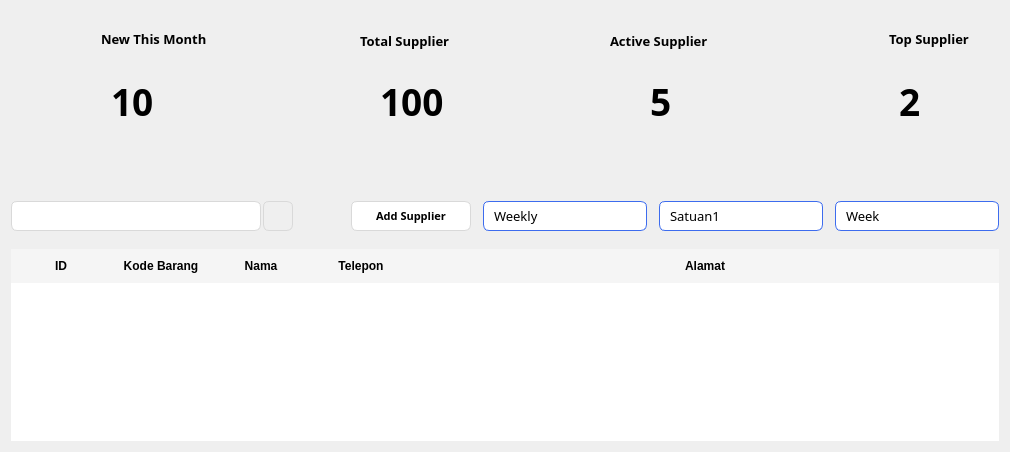
         <widget class="QWidget" name="page_3">
          <layout class="QGridLayout" name="gridLayout_13">
           <item row="0" column="0">
            <layout class="QGridLayout" name="gridLayout_8">
             <property name="verticalSpacing">
              <number>50</number>
             </property>
             <item row="0" column="0">
              <layout class="QHBoxLayout" name="horizontalLayout_24">
               <item>
                <widget class="QWidget" name="newDataWidget_2" native="true">
                 <property name="minimumSize">
                  <size>
                   <width>210</width>
                   <height>140</height>
                  </size>
                 </property>
                 <property name="maximumSize">
                  <size>
                   <width>210</width>
                   <height>140</height>
                  </size>
                 </property>
                 <property name="styleSheet">
                  <string notr="true">QWidget &gt; QWidget {
	border: 1px solid #3D6CEE;
	border-radius: 14px;
}</string>
                 </property>
                 <widget class="QLabel" name="label_15">
                  <property name="geometry">
                   <rect>
                    <x>10</x>
                    <y>50</y>
                    <width>80</width>
                    <height>80</height>
                   </rect>
                  </property>
                  <property name="styleSheet">
                   <string notr="true">QLabel {
	border: none;
}</string>
                  </property>
                  <property name="text">
                   <string/>
                  </property>
                  <property name="pixmap">
                   <pixmap resource="../assets/icons/resources.qrc">:/icons/new-this-month-blue.svg</pixmap>
                  </property>
                  <property name="scaledContents">
                   <bool>true</bool>
                  </property>
                 </widget>
                 <widget class="QLabel" name="newThisMonth">
                  <property name="geometry">
                   <rect>
                    <x>90</x>
                    <y>20</y>
                    <width>111</width>
                    <height>16</height>
                   </rect>
                  </property>
                  <property name="font">
                   <font>
                    <family>Poppins</family>
                    <pointsize>10</pointsize>
                    <weight>75</weight>
                    <bold>true</bold>
                   </font>
                  </property>
                  <property name="styleSheet">
                   <string notr="true">QLabel {
	border: none;
}</string>
                  </property>
                  <property name="text">
                   <string>New This Month</string>
                  </property>
                 </widget>
                 <widget class="QLabel" name="newThisMonthCount">
                  <property name="geometry">
                   <rect>
                    <x>100</x>
                    <y>60</y>
                    <width>81</width>
                    <height>61</height>
                   </rect>
                  </property>
                  <property name="font">
                   <font>
                    <family>Poppins</family>
                    <pointsize>28</pointsize>
                    <weight>75</weight>
                    <bold>true</bold>
                   </font>
                  </property>
                  <property name="styleSheet">
                   <string notr="true">QLabel {
	border: none;
}</string>
                  </property>
                  <property name="text">
                   <string>10</string>
                  </property>
                 </widget>
                </widget>
               </item>
               <item>
                <spacer name="horizontalSpacer_11">
                 <property name="orientation">
                  <enum>Qt::Horizontal</enum>
                 </property>
                 <property name="sizeHint" stdset="0">
                  <size>
                   <width>40</width>
                   <height>20</height>
                  </size>
                 </property>
                </spacer>
               </item>
               <item>
                <widget class="QWidget" name="totalStock_2" native="true">
                 <property name="minimumSize">
                  <size>
                   <width>210</width>
                   <height>140</height>
                  </size>
                 </property>
                 <property name="maximumSize">
                  <size>
                   <width>210</width>
                   <height>140</height>
                  </size>
                 </property>
                 <property name="styleSheet">
                  <string notr="true">QWidget &gt; QWidget {
	border: 1px solid #3D6CEE;
	border-radius: 14px;
}</string>
                 </property>
                 <widget class="QLabel" name="label_18">
                  <property name="geometry">
                   <rect>
                    <x>10</x>
                    <y>50</y>
                    <width>76</width>
                    <height>82</height>
                   </rect>
                  </property>
                  <property name="styleSheet">
                   <string notr="true">QLabel {
	border: none;
}</string>
                  </property>
                  <property name="text">
                   <string/>
                  </property>
                  <property name="pixmap">
                   <pixmap resource="../assets/icons/resources.qrc">:/icons/total-supplier-blue.svg</pixmap>
                  </property>
                  <property name="scaledContents">
                   <bool>true</bool>
                  </property>
                 </widget>
                 <widget class="QLabel" name="totalSupplier">
                  <property name="geometry">
                   <rect>
                    <x>90</x>
                    <y>20</y>
                    <width>101</width>
                    <height>20</height>
                   </rect>
                  </property>
                  <property name="font">
                   <font>
                    <family>Poppins</family>
                    <pointsize>10</pointsize>
                    <weight>75</weight>
                    <bold>true</bold>
                   </font>
                  </property>
                  <property name="styleSheet">
                   <string notr="true">QLabel {
	border: none;
}</string>
                  </property>
                  <property name="text">
                   <string>Total Supplier</string>
                  </property>
                 </widget>
                 <widget class="QLabel" name="totalSupplierCount">
                  <property name="geometry">
                   <rect>
                    <x>110</x>
                    <y>60</y>
                    <width>81</width>
                    <height>61</height>
                   </rect>
                  </property>
                  <property name="font">
                   <font>
                    <family>Poppins</family>
                    <pointsize>28</pointsize>
                    <weight>75</weight>
                    <bold>true</bold>
                   </font>
                  </property>
                  <property name="styleSheet">
                   <string notr="true">QLabel {
	border: none;
}</string>
                  </property>
                  <property name="text">
                   <string>100</string>
                  </property>
                 </widget>
                </widget>
               </item>
               <item>
                <spacer name="horizontalSpacer_12">
                 <property name="orientation">
                  <enum>Qt::Horizontal</enum>
                 </property>
                 <property name="sizeHint" stdset="0">
                  <size>
                   <width>40</width>
                   <height>20</height>
                  </size>
                 </property>
                </spacer>
               </item>
               <item>
                <widget class="QWidget" name="widget_5" native="true">
                 <property name="minimumSize">
                  <size>
                   <width>210</width>
                   <height>140</height>
                  </size>
                 </property>
                 <property name="maximumSize">
                  <size>
                   <width>210</width>
                   <height>140</height>
                  </size>
                 </property>
                 <property name="styleSheet">
                  <string notr="true">QWidget &gt; QWidget {
	border: 1px solid #3D6CEE;
	border-radius: 14px;
}</string>
                 </property>
                 <widget class="QLabel" name="label_21">
                  <property name="geometry">
                   <rect>
                    <x>10</x>
                    <y>50</y>
                    <width>80</width>
                    <height>80</height>
                   </rect>
                  </property>
                  <property name="styleSheet">
                   <string notr="true">QLabel {
	border: none;
}</string>
                  </property>
                  <property name="text">
                   <string/>
                  </property>
                  <property name="pixmap">
                   <pixmap resource="../assets/icons/resources.qrc">:/icons/active-supplier-blue.svg</pixmap>
                  </property>
                  <property name="scaledContents">
                   <bool>true</bool>
                  </property>
                 </widget>
                 <widget class="QLabel" name="activeSupplier">
                  <property name="geometry">
                   <rect>
                    <x>80</x>
                    <y>20</y>
                    <width>111</width>
                    <height>20</height>
                   </rect>
                  </property>
                  <property name="font">
                   <font>
                    <family>Poppins</family>
                    <pointsize>10</pointsize>
                    <weight>75</weight>
                    <bold>true</bold>
                   </font>
                  </property>
                  <property name="styleSheet">
                   <string notr="true">QLabel {
	border: none;
}</string>
                  </property>
                  <property name="text">
                   <string>Active Supplier</string>
                  </property>
                 </widget>
                 <widget class="QLabel" name="activeSupplierCount">
                  <property name="geometry">
                   <rect>
                    <x>120</x>
                    <y>60</y>
                    <width>81</width>
                    <height>61</height>
                   </rect>
                  </property>
                  <property name="font">
                   <font>
                    <family>Poppins</family>
                    <pointsize>28</pointsize>
                    <weight>75</weight>
                    <bold>true</bold>
                   </font>
                  </property>
                  <property name="styleSheet">
                   <string notr="true">QLabel {
	border: none;
}</string>
                  </property>
                  <property name="text">
                   <string>5</string>
                  </property>
                 </widget>
                </widget>
               </item>
               <item>
                <spacer name="horizontalSpacer_13">
                 <property name="orientation">
                  <enum>Qt::Horizontal</enum>
                 </property>
                 <property name="sizeHint" stdset="0">
                  <size>
                   <width>40</width>
                   <height>20</height>
                  </size>
                 </property>
                </spacer>
               </item>
               <item>
                <widget class="QWidget" name="widget_6" native="true">
                 <property name="minimumSize">
                  <size>
                   <width>210</width>
                   <height>140</height>
                  </size>
                 </property>
                 <property name="maximumSize">
                  <size>
                   <width>210</width>
                   <height>140</height>
                  </size>
                 </property>
                 <property name="styleSheet">
                  <string notr="true">QWidget &gt; QWidget {
	border: 1px solid #3D6CEE;
	border-radius: 14px;
}</string>
                 </property>
                 <widget class="QLabel" name="label_24">
                  <property name="geometry">
                   <rect>
                    <x>10</x>
                    <y>50</y>
                    <width>80</width>
                    <height>80</height>
                   </rect>
                  </property>
                  <property name="styleSheet">
                   <string notr="true">QLabel {
	border: none;
}</string>
                  </property>
                  <property name="text">
                   <string/>
                  </property>
                  <property name="pixmap">
                   <pixmap resource="../assets/icons/resources.qrc">:/icons/top-supplier-blue.svg</pixmap>
                  </property>
                  <property name="scaledContents">
                   <bool>true</bool>
                  </property>
                 </widget>
                 <widget class="QLabel" name="topSupplier">
                  <property name="geometry">
                   <rect>
                    <x>100</x>
                    <y>20</y>
                    <width>91</width>
                    <height>16</height>
                   </rect>
                  </property>
                  <property name="font">
                   <font>
                    <family>Poppins</family>
                    <pointsize>10</pointsize>
                    <weight>75</weight>
                    <bold>true</bold>
                   </font>
                  </property>
                  <property name="styleSheet">
                   <string notr="true">QLabel {
	border: none;
}</string>
                  </property>
                  <property name="text">
                   <string>Top Supplier</string>
                  </property>
                 </widget>
                 <widget class="QLabel" name="topSupplierCount">
                  <property name="geometry">
                   <rect>
                    <x>110</x>
                    <y>60</y>
                    <width>81</width>
                    <height>61</height>
                   </rect>
                  </property>
                  <property name="font">
                   <font>
                    <family>Poppins</family>
                    <pointsize>28</pointsize>
                    <weight>75</weight>
                    <bold>true</bold>
                   </font>
                  </property>
                  <property name="styleSheet">
                   <string notr="true">QLabel {
	border: none;
}</string>
                  </property>
                  <property name="text">
                   <string>2</string>
                  </property>
                 </widget>
                </widget>
               </item>
              </layout>
             </item>
             <item row="1" column="0">
              <layout class="QGridLayout" name="gridLayout_2">
               <property name="verticalSpacing">
                <number>18</number>
               </property>
               <item row="0" column="0">
                <layout class="QHBoxLayout" name="horizontalLayout_9">
                 <item>
                  <layout class="QHBoxLayout" name="horizontalLayout_10">
                   <property name="spacing">
                    <number>2</number>
                   </property>
                   <item>
                    <widget class="QLineEdit" name="inputSearchSupplier">
                     <property name="minimumSize">
                      <size>
                       <width>250</width>
                       <height>30</height>
                      </size>
                     </property>
                     <property name="maximumSize">
                      <size>
                       <width>250</width>
                       <height>30</height>
                      </size>
                     </property>
                     <property name="font">
                      <font>
                       <family>Poppins</family>
                       <weight>50</weight>
                       <bold>false</bold>
                      </font>
                     </property>
                     <property name="styleSheet">
                      <string notr="true">QLineEdit{
	border: 1px solid #D9D9D9;
	border-radius: 6px;
    padding: 6px 30px 6px 10px;
    background-color: white;
    color: black;
}

QLineEdit:focus{
	border:1px solid #3D6CEE;
}</string>
                     </property>
                    </widget>
                   </item>
                   <item>
                    <widget class="QPushButton" name="searchBtnSupplier">
                     <property name="minimumSize">
                      <size>
                       <width>30</width>
                       <height>30</height>
                      </size>
                     </property>
                     <property name="maximumSize">
                      <size>
                       <width>30</width>
                       <height>30</height>
                      </size>
                     </property>
                     <property name="styleSheet">
                      <string notr="true">QPushButton{
	border:1px solid #D9D9D9;
	border-radius: 6px;
}</string>
                     </property>
                     <property name="text">
                      <string/>
                     </property>
                     <property name="icon">
                      <iconset resource="../assets/icons/resources.qrc">
                       <normaloff>:/icons/search-blue.svg</normaloff>:/icons/search-blue.svg</iconset>
                     </property>
                     <property name="iconSize">
                      <size>
                       <width>16</width>
                       <height>16</height>
                      </size>
                     </property>
                    </widget>
                   </item>
                  </layout>
                 </item>
                 <item>
                  <spacer name="horizontalSpacer_2">
                   <property name="orientation">
                    <enum>Qt::Horizontal</enum>
                   </property>
                   <property name="sizeHint" stdset="0">
                    <size>
                     <width>58</width>
                     <height>20</height>
                    </size>
                   </property>
                  </spacer>
                 </item>
                 <item>
                  <layout class="QHBoxLayout" name="horizontalLayout_11">
                   <property name="spacing">
                    <number>12</number>
                   </property>
                   <item>
                    <widget class="QPushButton" name="addSupplierBtn">
                     <property name="minimumSize">
                      <size>
                       <width>120</width>
                       <height>30</height>
                      </size>
                     </property>
                     <property name="maximumSize">
                      <size>
                       <width>120</width>
                       <height>30</height>
                      </size>
                     </property>
                     <property name="font">
                      <font>
                       <family>Poppins</family>
                       <pointsize>8</pointsize>
                       <weight>75</weight>
                       <bold>true</bold>
                      </font>
                     </property>
                     <property name="styleSheet">
                      <string notr="true">QPushButton{
	background-color: white;
	border: 1px solid #D9D9D9;
	border-radius: 6px;
}

QPushButton:hover{
	color: white;
	background-color: #D9D9D9;
	border: 1px solid #3D6CEE;
}</string>
                     </property>
                     <property name="text">
                      <string>Add Supplier</string>
                     </property>
                     <property name="icon">
                      <iconset resource="../assets/icons/resources.qrc">
                       <normaloff>:/icons/add-blue.svg</normaloff>:/icons/add-blue.svg</iconset>
                     </property>
                    </widget>
                   </item>
                   <item>
                    <widget class="QComboBox" name="comboBox_13">
                     <property name="minimumSize">
                      <size>
                       <width>164</width>
                       <height>30</height>
                      </size>
                     </property>
                     <property name="maximumSize">
                      <size>
                       <width>164</width>
                       <height>30</height>
                      </size>
                     </property>
                     <property name="font">
                      <font>
                       <family>Poppins</family>
                       <pointsize>10</pointsize>
                      </font>
                     </property>
                     <property name="styleSheet">
                      <string notr="true">QComboBox {
    border: 1px solid #3D6CEE;
    border-radius: 6px;
    padding: 6px 30px 6px 10px;
    background-color: white;
    color: black;
}

QComboBox::drop-down {
    border: none;
    width: 24px;
}

QComboBox::down-arrow {
    image: url(:/icons/arrow-down.svg);
    width: 12px;
    height: 12px;
}

QComboBox QAbstractItemView {
    border: 1px solid #3D6CEE;
    border-radius: 6px;
    background: white;
    color: black;
    selection-background-color: #3D6CEE;
    selection-color: white;
    outline: 0;
    padding: 4px;
}
</string>
                     </property>
                     <property name="currentText">
                      <string>Weekly</string>
                     </property>
                     <item>
                      <property name="text">
                       <string>Weekly</string>
                      </property>
                     </item>
                     <item>
                      <property name="text">
                       <string>Monthly</string>
                      </property>
                     </item>
                     <item>
                      <property name="text">
                       <string>Yearly</string>
                      </property>
                     </item>
                    </widget>
                   </item>
                   <item>
                    <widget class="QComboBox" name="comboBox_14">
                     <property name="minimumSize">
                      <size>
                       <width>164</width>
                       <height>30</height>
                      </size>
                     </property>
                     <property name="maximumSize">
                      <size>
                       <width>164</width>
                       <height>30</height>
                      </size>
                     </property>
                     <property name="font">
                      <font>
                       <family>Poppins</family>
                       <pointsize>10</pointsize>
                      </font>
                     </property>
                     <property name="styleSheet">
                      <string notr="true">QComboBox {
    border: 1px solid #3D6CEE;
    border-radius: 6px;
    padding: 6px 30px 6px 10px;
    background-color: white;
    color: black;
}

QComboBox::drop-down {
    border: none;
    width: 24px;
}

QComboBox::down-arrow {
    image: url(:/icons/arrow-down.svg);
    width: 12px;
    height: 12px;
}

QComboBox QAbstractItemView {
    border: 1px solid #3D6CEE;
    border-radius: 6px;
    background: white;
    color: black;
    selection-background-color: #3D6CEE;
    selection-color: white;
    outline: 0;
    padding: 4px;
}
</string>
                     </property>
                     <property name="currentText">
                      <string>Satuan1</string>
                     </property>
                     <item>
                      <property name="text">
                       <string>Satuan1</string>
                      </property>
                     </item>
                     <item>
                      <property name="text">
                       <string>Satuan2</string>
                      </property>
                     </item>
                     <item>
                      <property name="text">
                       <string>Satuan3</string>
                      </property>
                     </item>
                     <item>
                      <property name="text">
                       <string>Satuan4</string>
                      </property>
                     </item>
                     <item>
                      <property name="text">
                       <string>Satuan5</string>
                      </property>
                     </item>
                    </widget>
                   </item>
                   <item>
                    <widget class="QComboBox" name="comboBox_15">
                     <property name="minimumSize">
                      <size>
                       <width>164</width>
                       <height>30</height>
                      </size>
                     </property>
                     <property name="maximumSize">
                      <size>
                       <width>164</width>
                       <height>30</height>
                      </size>
                     </property>
                     <property name="font">
                      <font>
                       <family>Poppins</family>
                       <pointsize>10</pointsize>
                      </font>
                     </property>
                     <property name="styleSheet">
                      <string notr="true">QComboBox {
    border: 1px solid #3D6CEE;
    border-radius: 6px;
    padding: 6px 30px 6px 10px;
    background-color: white;
    color: black;
}

QComboBox::drop-down {
    border: none;
    width: 24px;
}

QComboBox::down-arrow {
    image: url(:/icons/arrow-down.svg);
    width: 12px;
    height: 12px;
}

QComboBox QAbstractItemView {
    border: 1px solid #3D6CEE;
    border-radius: 6px;
    background: white;
    color: black;
    selection-background-color: #3D6CEE;
    selection-color: white;
    outline: 0;
    padding: 4px;
}
</string>
                     </property>
                     <property name="currentText">
                      <string>Week</string>
                     </property>
                     <item>
                      <property name="text">
                       <string>Week</string>
                      </property>
                     </item>
                     <item>
                      <property name="text">
                       <string>Month</string>
                      </property>
                     </item>
                     <item>
                      <property name="text">
                       <string>Year</string>
                      </property>
                     </item>
                    </widget>
                   </item>
                  </layout>
                 </item>
                </layout>
               </item>
               <item row="1" column="0">
                <widget class="QTableWidget" name="supplierTableWidget">
                 <property name="styleSheet">
                  <string notr="true">QTableWidget {
    border: none;
    gridline-color: transparent;
    background: #ffffff;
    color: #000000;
    font-size: 13px;
    selection-background-color: #3D6CEE;
    selection-color: #ffffff;
}

QHeaderView::section {
    background-color: #f5f5f5;
    color: #000000;
    font-weight: bold;
    border: none;
    padding: 8px;
}

QTableWidget::item {
    border: none;
}

QTableWidget::item:hover {
    background-color: #f0f8ff;
}

QTableWidget::item:selected {
    background-color: #3D6CEE;
    color: #ffffff;
}

QTableWidget QTableCornerButton::section {
    background: #f5f5f5;
    border: none;
}

/*Scroll Bar Style Coy*/

/*Horizontal*/
QScrollBar:horizontal {
    background: #f0f0f0;
    height: 8px;
    margin: 0px;
    border: none;
    border-radius: 4px;
}

QScrollBar::handle:horizontal {
    background: #3D6CEE;
    min-width: 40px;
    border-radius: 4px;
}

QScrollBar::sub-line:horizontal {
    background: none;
    width: 0px;
}

QScrollBar::add-line:horizontal {
    background: none;
    width: 0px;
}

QScrollBar::handle:horizontal:hover {
    background: #2b50b3;
}

QScrollBar::groove:horizontal {
    background: #e0e0e0;
    border-radius: 4px;
    height: 8px;
}

QScrollBar::corner {
    background: #f0f0f0;
}

/*Vertikal*/

QScrollBar:vertical {
    background: #f0f0f0;
    width: 8px;
    margin: 0px;
    border: none;
    border-radius: 4px;
}

QScrollBar::handle:vertical {
    background: #3D6CEE;
    min-height: 40px;
    border-radius: 4px;
}

QScrollBar::add-line:vertical,
QScrollBar::sub-line:vertical {
    background: none;
    height: 0px;
}

QScrollBar::handle:vertical:hover {
    background: #2b50b3;
}

QScrollBar::groove:vertical {
    background: #e0e0e0;
    border-radius: 4px;
    width: 8px;
}

</string>
                 </property>
                 <property name="frameShape">
                  <enum>QFrame::NoFrame</enum>
                 </property>
                 <property name="alternatingRowColors">
                  <bool>true</bool>
                 </property>
                 <property name="rowCount">
                  <number>0</number>
                 </property>
                 <attribute name="horizontalHeaderStretchLastSection">
                  <bool>true</bool>
                 </attribute>
                 <attribute name="verticalHeaderVisible">
                  <bool>false</bool>
                 </attribute>
                 <column>
                  <property name="text">
                   <string>ID</string>
                  </property>
                 </column>
                 <column>
                  <property name="text">
                   <string>Kode Barang</string>
                  </property>
                 </column>
                 <column>
                  <property name="text">
                   <string>Nama</string>
                  </property>
                 </column>
                 <column>
                  <property name="text">
                   <string>Telepon</string>
                  </property>
                 </column>
                 <column>
                  <property name="text">
                   <string>Alamat</string>
                  </property>
                 </column>
                </widget>
               </item>
              </layout>
             </item>
            </layout>
           </item>
          </layout>
         </widget>
